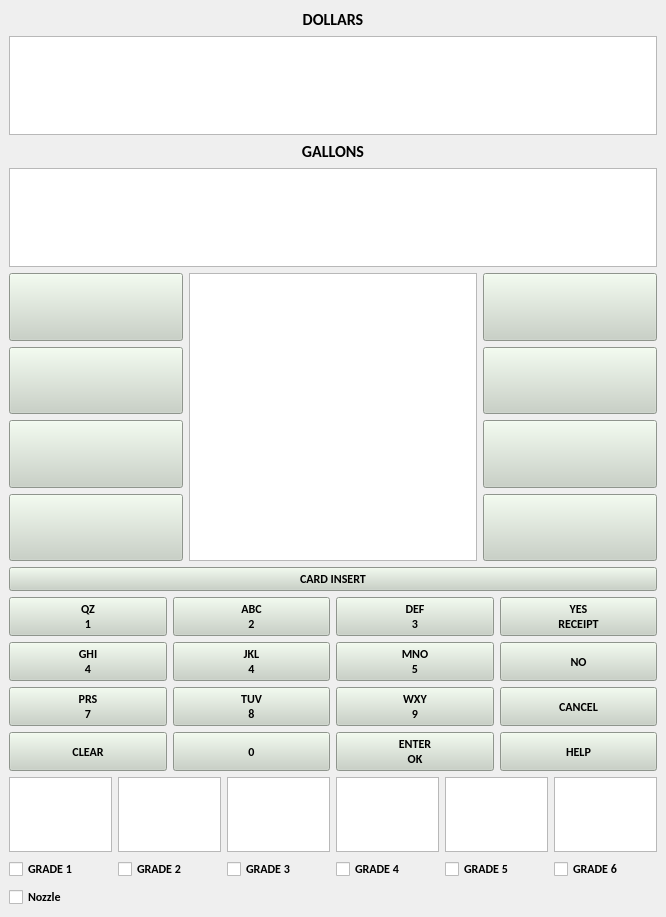
<?xml version="1.0" encoding="UTF-8"?>
<ui version="4.0">
 <class>MainWindow</class>
 <widget class="QMainWindow" name="MainWindow">
  <property name="geometry">
   <rect>
    <x>0</x>
    <y>0</y>
    <width>666</width>
    <height>917</height>
   </rect>
  </property>
  <property name="windowTitle">
   <string>7-11 DexSimulator</string>
  </property>
  <property name="autoFillBackground">
   <bool>false</bool>
  </property>
  <property name="styleSheet">
   <string notr="true"/>
  </property>
  <widget class="QWidget" name="centralwidget">
   <layout class="QHBoxLayout" name="horizontalLayout_7">
    <item>
     <layout class="QVBoxLayout" name="verticalLayout">
      <item>
       <layout class="QVBoxLayout" name="verticalLayout_11">
        <item>
         <widget class="QLabel" name="label">
          <property name="font">
           <font>
            <family>Calibri</family>
            <pointsize>12</pointsize>
            <weight>75</weight>
            <bold>true</bold>
           </font>
          </property>
          <property name="text">
           <string>DOLLARS</string>
          </property>
          <property name="alignment">
           <set>Qt::AlignCenter</set>
          </property>
         </widget>
        </item>
        <item>
         <widget class="QTextBrowser" name="gallons">
          <property name="font">
           <font>
            <family>Calibri</family>
            <weight>75</weight>
            <bold>true</bold>
           </font>
          </property>
         </widget>
        </item>
        <item>
         <widget class="QLabel" name="label_2">
          <property name="font">
           <font>
            <family>Calibri</family>
            <pointsize>12</pointsize>
            <weight>75</weight>
            <bold>true</bold>
           </font>
          </property>
          <property name="text">
           <string>GALLONS</string>
          </property>
          <property name="alignment">
           <set>Qt::AlignCenter</set>
          </property>
         </widget>
        </item>
        <item>
         <widget class="QTextBrowser" name="dollars">
          <property name="font">
           <font>
            <family>Calibri</family>
            <weight>75</weight>
            <bold>true</bold>
           </font>
          </property>
         </widget>
        </item>
       </layout>
      </item>
      <item>
       <layout class="QHBoxLayout" name="horizontalLayout_5">
        <item>
         <layout class="QVBoxLayout" name="verticalLayout_3">
          <item>
           <widget class="QPushButton" name="pushButton_17">
            <property name="sizePolicy">
             <sizepolicy hsizetype="Expanding" vsizetype="Expanding">
              <horstretch>0</horstretch>
              <verstretch>0</verstretch>
             </sizepolicy>
            </property>
            <property name="styleSheet">
             <string notr="true">background-color: rgb(200, 209, 197);</string>
            </property>
            <property name="text">
             <string/>
            </property>
           </widget>
          </item>
          <item>
           <widget class="QPushButton" name="pushButton_18">
            <property name="sizePolicy">
             <sizepolicy hsizetype="Expanding" vsizetype="Expanding">
              <horstretch>0</horstretch>
              <verstretch>0</verstretch>
             </sizepolicy>
            </property>
            <property name="styleSheet">
             <string notr="true">background-color: rgb(200, 209, 197);</string>
            </property>
            <property name="text">
             <string/>
            </property>
           </widget>
          </item>
          <item>
           <widget class="QPushButton" name="pushButton_19">
            <property name="sizePolicy">
             <sizepolicy hsizetype="Expanding" vsizetype="Expanding">
              <horstretch>0</horstretch>
              <verstretch>0</verstretch>
             </sizepolicy>
            </property>
            <property name="styleSheet">
             <string notr="true">background-color: rgb(200, 209, 197);</string>
            </property>
            <property name="text">
             <string/>
            </property>
           </widget>
          </item>
          <item>
           <widget class="QPushButton" name="pushButton_20">
            <property name="sizePolicy">
             <sizepolicy hsizetype="Expanding" vsizetype="Expanding">
              <horstretch>0</horstretch>
              <verstretch>0</verstretch>
             </sizepolicy>
            </property>
            <property name="styleSheet">
             <string notr="true">background-color: rgb(200, 209, 197);</string>
            </property>
            <property name="text">
             <string/>
            </property>
           </widget>
          </item>
         </layout>
        </item>
        <item>
         <widget class="QTextBrowser" name="screen">
          <property name="minimumSize">
           <size>
            <width>288</width>
            <height>288</height>
           </size>
          </property>
          <property name="maximumSize">
           <size>
            <width>288</width>
            <height>288</height>
           </size>
          </property>
          <property name="font">
           <font>
            <family>Calibri</family>
            <weight>75</weight>
            <bold>true</bold>
           </font>
          </property>
         </widget>
        </item>
        <item>
         <layout class="QVBoxLayout" name="verticalLayout_4">
          <item>
           <widget class="QPushButton" name="pushButton_21">
            <property name="sizePolicy">
             <sizepolicy hsizetype="Expanding" vsizetype="Expanding">
              <horstretch>0</horstretch>
              <verstretch>0</verstretch>
             </sizepolicy>
            </property>
            <property name="styleSheet">
             <string notr="true">background-color: rgb(200, 209, 197);</string>
            </property>
            <property name="text">
             <string/>
            </property>
           </widget>
          </item>
          <item>
           <widget class="QPushButton" name="pushButton_22">
            <property name="sizePolicy">
             <sizepolicy hsizetype="Expanding" vsizetype="Expanding">
              <horstretch>0</horstretch>
              <verstretch>0</verstretch>
             </sizepolicy>
            </property>
            <property name="styleSheet">
             <string notr="true">background-color: rgb(200, 209, 197);</string>
            </property>
            <property name="text">
             <string/>
            </property>
           </widget>
          </item>
          <item>
           <widget class="QPushButton" name="pushButton_23">
            <property name="sizePolicy">
             <sizepolicy hsizetype="Expanding" vsizetype="Expanding">
              <horstretch>0</horstretch>
              <verstretch>0</verstretch>
             </sizepolicy>
            </property>
            <property name="styleSheet">
             <string notr="true">background-color: rgb(200, 209, 197);</string>
            </property>
            <property name="text">
             <string/>
            </property>
           </widget>
          </item>
          <item>
           <widget class="QPushButton" name="pushButton_24">
            <property name="sizePolicy">
             <sizepolicy hsizetype="Expanding" vsizetype="Expanding">
              <horstretch>0</horstretch>
              <verstretch>0</verstretch>
             </sizepolicy>
            </property>
            <property name="styleSheet">
             <string notr="true">background-color: rgb(200, 209, 197);</string>
            </property>
            <property name="text">
             <string/>
            </property>
           </widget>
          </item>
         </layout>
        </item>
       </layout>
      </item>
      <item>
       <layout class="QVBoxLayout" name="verticalLayout_2">
        <item>
         <widget class="QPushButton" name="cardinsert">
          <property name="sizePolicy">
           <sizepolicy hsizetype="Expanding" vsizetype="Expanding">
            <horstretch>0</horstretch>
            <verstretch>0</verstretch>
           </sizepolicy>
          </property>
          <property name="font">
           <font>
            <family>Calibri</family>
            <weight>75</weight>
            <bold>true</bold>
           </font>
          </property>
          <property name="styleSheet">
           <string notr="true">background-color: rgb(200, 209, 197);</string>
          </property>
          <property name="text">
           <string>CARD INSERT</string>
          </property>
         </widget>
        </item>
        <item>
         <layout class="QHBoxLayout" name="horizontalLayout">
          <item>
           <widget class="QPushButton" name="pushButton">
            <property name="sizePolicy">
             <sizepolicy hsizetype="Expanding" vsizetype="Expanding">
              <horstretch>0</horstretch>
              <verstretch>0</verstretch>
             </sizepolicy>
            </property>
            <property name="font">
             <font>
              <family>Calibri</family>
              <weight>75</weight>
              <bold>true</bold>
             </font>
            </property>
            <property name="styleSheet">
             <string notr="true">background-color: rgb(200, 209, 197);</string>
            </property>
            <property name="text">
             <string>QZ
1</string>
            </property>
           </widget>
          </item>
          <item>
           <widget class="QPushButton" name="pushButton_2">
            <property name="sizePolicy">
             <sizepolicy hsizetype="Expanding" vsizetype="Expanding">
              <horstretch>0</horstretch>
              <verstretch>0</verstretch>
             </sizepolicy>
            </property>
            <property name="font">
             <font>
              <family>Calibri</family>
              <weight>75</weight>
              <bold>true</bold>
             </font>
            </property>
            <property name="styleSheet">
             <string notr="true">background-color: rgb(200, 209, 197);</string>
            </property>
            <property name="text">
             <string>ABC
2</string>
            </property>
           </widget>
          </item>
          <item>
           <widget class="QPushButton" name="pushButton_3">
            <property name="sizePolicy">
             <sizepolicy hsizetype="Expanding" vsizetype="Expanding">
              <horstretch>0</horstretch>
              <verstretch>0</verstretch>
             </sizepolicy>
            </property>
            <property name="font">
             <font>
              <family>Calibri</family>
              <weight>75</weight>
              <bold>true</bold>
             </font>
            </property>
            <property name="styleSheet">
             <string notr="true">background-color: rgb(200, 209, 197);</string>
            </property>
            <property name="text">
             <string>DEF
3</string>
            </property>
           </widget>
          </item>
          <item>
           <widget class="QPushButton" name="pushButton_4">
            <property name="sizePolicy">
             <sizepolicy hsizetype="Expanding" vsizetype="Expanding">
              <horstretch>0</horstretch>
              <verstretch>0</verstretch>
             </sizepolicy>
            </property>
            <property name="font">
             <font>
              <family>Calibri</family>
              <weight>75</weight>
              <bold>true</bold>
             </font>
            </property>
            <property name="styleSheet">
             <string notr="true">background-color: rgb(200, 209, 197);</string>
            </property>
            <property name="text">
             <string>YES
RECEIPT</string>
            </property>
           </widget>
          </item>
         </layout>
        </item>
        <item>
         <layout class="QHBoxLayout" name="horizontalLayout_2">
          <item>
           <widget class="QPushButton" name="pushButton_5">
            <property name="sizePolicy">
             <sizepolicy hsizetype="Expanding" vsizetype="Expanding">
              <horstretch>0</horstretch>
              <verstretch>0</verstretch>
             </sizepolicy>
            </property>
            <property name="font">
             <font>
              <family>Calibri</family>
              <weight>75</weight>
              <bold>true</bold>
             </font>
            </property>
            <property name="styleSheet">
             <string notr="true">background-color: rgb(200, 209, 197);</string>
            </property>
            <property name="text">
             <string>GHI
4</string>
            </property>
           </widget>
          </item>
          <item>
           <widget class="QPushButton" name="pushButton_6">
            <property name="sizePolicy">
             <sizepolicy hsizetype="Expanding" vsizetype="Expanding">
              <horstretch>0</horstretch>
              <verstretch>0</verstretch>
             </sizepolicy>
            </property>
            <property name="font">
             <font>
              <family>Calibri</family>
              <weight>75</weight>
              <bold>true</bold>
             </font>
            </property>
            <property name="styleSheet">
             <string notr="true">background-color: rgb(200, 209, 197);</string>
            </property>
            <property name="text">
             <string>JKL
4</string>
            </property>
           </widget>
          </item>
          <item>
           <widget class="QPushButton" name="pushButton_7">
            <property name="sizePolicy">
             <sizepolicy hsizetype="Expanding" vsizetype="Expanding">
              <horstretch>0</horstretch>
              <verstretch>0</verstretch>
             </sizepolicy>
            </property>
            <property name="font">
             <font>
              <family>Calibri</family>
              <weight>75</weight>
              <bold>true</bold>
             </font>
            </property>
            <property name="styleSheet">
             <string notr="true">background-color: rgb(200, 209, 197);</string>
            </property>
            <property name="text">
             <string>MNO
5</string>
            </property>
           </widget>
          </item>
          <item>
           <widget class="QPushButton" name="pushButton_8">
            <property name="sizePolicy">
             <sizepolicy hsizetype="Expanding" vsizetype="Expanding">
              <horstretch>0</horstretch>
              <verstretch>0</verstretch>
             </sizepolicy>
            </property>
            <property name="font">
             <font>
              <family>Calibri</family>
              <weight>75</weight>
              <bold>true</bold>
             </font>
            </property>
            <property name="styleSheet">
             <string notr="true">background-color: rgb(200, 209, 197);</string>
            </property>
            <property name="text">
             <string>NO</string>
            </property>
           </widget>
          </item>
         </layout>
        </item>
        <item>
         <layout class="QHBoxLayout" name="horizontalLayout_3">
          <item>
           <widget class="QPushButton" name="pushButton_9">
            <property name="sizePolicy">
             <sizepolicy hsizetype="Expanding" vsizetype="Expanding">
              <horstretch>0</horstretch>
              <verstretch>0</verstretch>
             </sizepolicy>
            </property>
            <property name="font">
             <font>
              <family>Calibri</family>
              <weight>75</weight>
              <bold>true</bold>
             </font>
            </property>
            <property name="styleSheet">
             <string notr="true">background-color: rgb(200, 209, 197);</string>
            </property>
            <property name="text">
             <string>PRS
7</string>
            </property>
           </widget>
          </item>
          <item>
           <widget class="QPushButton" name="pushButton_10">
            <property name="sizePolicy">
             <sizepolicy hsizetype="Expanding" vsizetype="Expanding">
              <horstretch>0</horstretch>
              <verstretch>0</verstretch>
             </sizepolicy>
            </property>
            <property name="font">
             <font>
              <family>Calibri</family>
              <weight>75</weight>
              <bold>true</bold>
             </font>
            </property>
            <property name="styleSheet">
             <string notr="true">background-color: rgb(200, 209, 197);</string>
            </property>
            <property name="text">
             <string>TUV
8</string>
            </property>
           </widget>
          </item>
          <item>
           <widget class="QPushButton" name="pushButton_11">
            <property name="sizePolicy">
             <sizepolicy hsizetype="Expanding" vsizetype="Expanding">
              <horstretch>0</horstretch>
              <verstretch>0</verstretch>
             </sizepolicy>
            </property>
            <property name="font">
             <font>
              <family>Calibri</family>
              <weight>75</weight>
              <bold>true</bold>
             </font>
            </property>
            <property name="styleSheet">
             <string notr="true">background-color: rgb(200, 209, 197);</string>
            </property>
            <property name="text">
             <string>WXY
9</string>
            </property>
           </widget>
          </item>
          <item>
           <widget class="QPushButton" name="pushButton_12">
            <property name="sizePolicy">
             <sizepolicy hsizetype="Expanding" vsizetype="Expanding">
              <horstretch>0</horstretch>
              <verstretch>0</verstretch>
             </sizepolicy>
            </property>
            <property name="font">
             <font>
              <family>Calibri</family>
              <weight>75</weight>
              <bold>true</bold>
             </font>
            </property>
            <property name="styleSheet">
             <string notr="true">background-color: rgb(200, 209, 197);</string>
            </property>
            <property name="text">
             <string>CANCEL</string>
            </property>
           </widget>
          </item>
         </layout>
        </item>
        <item>
         <layout class="QHBoxLayout" name="horizontalLayout_4">
          <item>
           <widget class="QPushButton" name="pushButton_13">
            <property name="sizePolicy">
             <sizepolicy hsizetype="Expanding" vsizetype="Expanding">
              <horstretch>0</horstretch>
              <verstretch>0</verstretch>
             </sizepolicy>
            </property>
            <property name="font">
             <font>
              <family>Calibri</family>
              <weight>75</weight>
              <bold>true</bold>
             </font>
            </property>
            <property name="styleSheet">
             <string notr="true">background-color: rgb(200, 209, 197);</string>
            </property>
            <property name="text">
             <string>CLEAR</string>
            </property>
           </widget>
          </item>
          <item>
           <widget class="QPushButton" name="pushButton_14">
            <property name="sizePolicy">
             <sizepolicy hsizetype="Expanding" vsizetype="Expanding">
              <horstretch>0</horstretch>
              <verstretch>0</verstretch>
             </sizepolicy>
            </property>
            <property name="font">
             <font>
              <family>Calibri</family>
              <weight>75</weight>
              <bold>true</bold>
             </font>
            </property>
            <property name="styleSheet">
             <string notr="true">background-color: rgb(200, 209, 197);</string>
            </property>
            <property name="text">
             <string>0</string>
            </property>
           </widget>
          </item>
          <item>
           <widget class="QPushButton" name="pushButton_15">
            <property name="sizePolicy">
             <sizepolicy hsizetype="Expanding" vsizetype="Expanding">
              <horstretch>0</horstretch>
              <verstretch>0</verstretch>
             </sizepolicy>
            </property>
            <property name="font">
             <font>
              <family>Calibri</family>
              <weight>75</weight>
              <bold>true</bold>
             </font>
            </property>
            <property name="styleSheet">
             <string notr="true">background-color: rgb(200, 209, 197);</string>
            </property>
            <property name="text">
             <string>ENTER
OK</string>
            </property>
           </widget>
          </item>
          <item>
           <widget class="QPushButton" name="pushButton_16">
            <property name="sizePolicy">
             <sizepolicy hsizetype="Expanding" vsizetype="Expanding">
              <horstretch>0</horstretch>
              <verstretch>0</verstretch>
             </sizepolicy>
            </property>
            <property name="font">
             <font>
              <family>Calibri</family>
              <weight>75</weight>
              <bold>true</bold>
             </font>
            </property>
            <property name="styleSheet">
             <string notr="true">background-color: rgb(200, 209, 197);</string>
            </property>
            <property name="text">
             <string>HELP</string>
            </property>
           </widget>
          </item>
         </layout>
        </item>
        <item>
         <layout class="QHBoxLayout" name="horizontalLayout_6">
          <item>
           <layout class="QVBoxLayout" name="verticalLayout_5">
            <item>
             <widget class="QTextBrowser" name="gradescreen_1">
              <property name="minimumSize">
               <size>
                <width>100</width>
                <height>75</height>
               </size>
              </property>
              <property name="maximumSize">
               <size>
                <width>1000</width>
                <height>75</height>
               </size>
              </property>
              <property name="font">
               <font>
                <family>Calibri</family>
                <weight>75</weight>
                <bold>true</bold>
               </font>
              </property>
             </widget>
            </item>
            <item>
             <widget class="QCheckBox" name="checkBox_7">
              <property name="font">
               <font>
                <family>Calibri</family>
                <weight>75</weight>
                <bold>true</bold>
               </font>
              </property>
              <property name="text">
               <string>GRADE 1</string>
              </property>
             </widget>
            </item>
           </layout>
          </item>
          <item>
           <layout class="QVBoxLayout" name="verticalLayout_6">
            <item>
             <widget class="QTextBrowser" name="gradescreen_2">
              <property name="minimumSize">
               <size>
                <width>100</width>
                <height>75</height>
               </size>
              </property>
              <property name="maximumSize">
               <size>
                <width>1000</width>
                <height>75</height>
               </size>
              </property>
              <property name="font">
               <font>
                <family>Calibri</family>
                <weight>75</weight>
                <bold>true</bold>
               </font>
              </property>
             </widget>
            </item>
            <item>
             <widget class="QCheckBox" name="checkBox_5">
              <property name="font">
               <font>
                <family>Calibri</family>
                <weight>75</weight>
                <bold>true</bold>
               </font>
              </property>
              <property name="text">
               <string>GRADE 2</string>
              </property>
             </widget>
            </item>
           </layout>
          </item>
          <item>
           <layout class="QVBoxLayout" name="verticalLayout_7">
            <item>
             <widget class="QTextBrowser" name="gradescreen_3">
              <property name="minimumSize">
               <size>
                <width>100</width>
                <height>75</height>
               </size>
              </property>
              <property name="maximumSize">
               <size>
                <width>1000</width>
                <height>75</height>
               </size>
              </property>
              <property name="font">
               <font>
                <family>Calibri</family>
                <weight>75</weight>
                <bold>true</bold>
               </font>
              </property>
             </widget>
            </item>
            <item>
             <widget class="QCheckBox" name="checkBox_2">
              <property name="font">
               <font>
                <family>Calibri</family>
                <weight>75</weight>
                <bold>true</bold>
               </font>
              </property>
              <property name="text">
               <string>GRADE 3</string>
              </property>
             </widget>
            </item>
           </layout>
          </item>
          <item>
           <layout class="QVBoxLayout" name="verticalLayout_8">
            <item>
             <widget class="QTextBrowser" name="gradescreen_4">
              <property name="minimumSize">
               <size>
                <width>100</width>
                <height>75</height>
               </size>
              </property>
              <property name="maximumSize">
               <size>
                <width>1000</width>
                <height>75</height>
               </size>
              </property>
              <property name="font">
               <font>
                <family>Calibri</family>
                <weight>75</weight>
                <bold>true</bold>
               </font>
              </property>
             </widget>
            </item>
            <item>
             <widget class="QCheckBox" name="checkBox_3">
              <property name="font">
               <font>
                <family>Calibri</family>
                <weight>75</weight>
                <bold>true</bold>
               </font>
              </property>
              <property name="text">
               <string>GRADE 4</string>
              </property>
             </widget>
            </item>
           </layout>
          </item>
          <item>
           <layout class="QVBoxLayout" name="verticalLayout_9">
            <item>
             <widget class="QTextBrowser" name="gradescreen_5">
              <property name="minimumSize">
               <size>
                <width>100</width>
                <height>75</height>
               </size>
              </property>
              <property name="maximumSize">
               <size>
                <width>1000</width>
                <height>75</height>
               </size>
              </property>
              <property name="font">
               <font>
                <family>Calibri</family>
                <weight>75</weight>
                <bold>true</bold>
               </font>
              </property>
             </widget>
            </item>
            <item>
             <widget class="QCheckBox" name="checkBox_4">
              <property name="font">
               <font>
                <family>Calibri</family>
                <weight>75</weight>
                <bold>true</bold>
               </font>
              </property>
              <property name="text">
               <string>GRADE 5</string>
              </property>
             </widget>
            </item>
           </layout>
          </item>
          <item>
           <layout class="QVBoxLayout" name="verticalLayout_10">
            <item>
             <widget class="QTextBrowser" name="gradescreen_6">
              <property name="minimumSize">
               <size>
                <width>100</width>
                <height>75</height>
               </size>
              </property>
              <property name="maximumSize">
               <size>
                <width>1000</width>
                <height>75</height>
               </size>
              </property>
              <property name="font">
               <font>
                <family>Calibri</family>
                <weight>75</weight>
                <bold>true</bold>
               </font>
              </property>
             </widget>
            </item>
            <item>
             <widget class="QCheckBox" name="checkBox_6">
              <property name="font">
               <font>
                <family>Calibri</family>
                <weight>75</weight>
                <bold>true</bold>
               </font>
              </property>
              <property name="text">
               <string>GRADE 6</string>
              </property>
             </widget>
            </item>
           </layout>
          </item>
         </layout>
        </item>
        <item>
         <widget class="QCheckBox" name="checkBox">
          <property name="font">
           <font>
            <family>Calibri</family>
            <weight>75</weight>
            <bold>true</bold>
           </font>
          </property>
          <property name="text">
           <string>Nozzle</string>
          </property>
         </widget>
        </item>
       </layout>
      </item>
     </layout>
    </item>
   </layout>
  </widget>
 </widget>
 <resources/>
 <connections/>
</ui>
